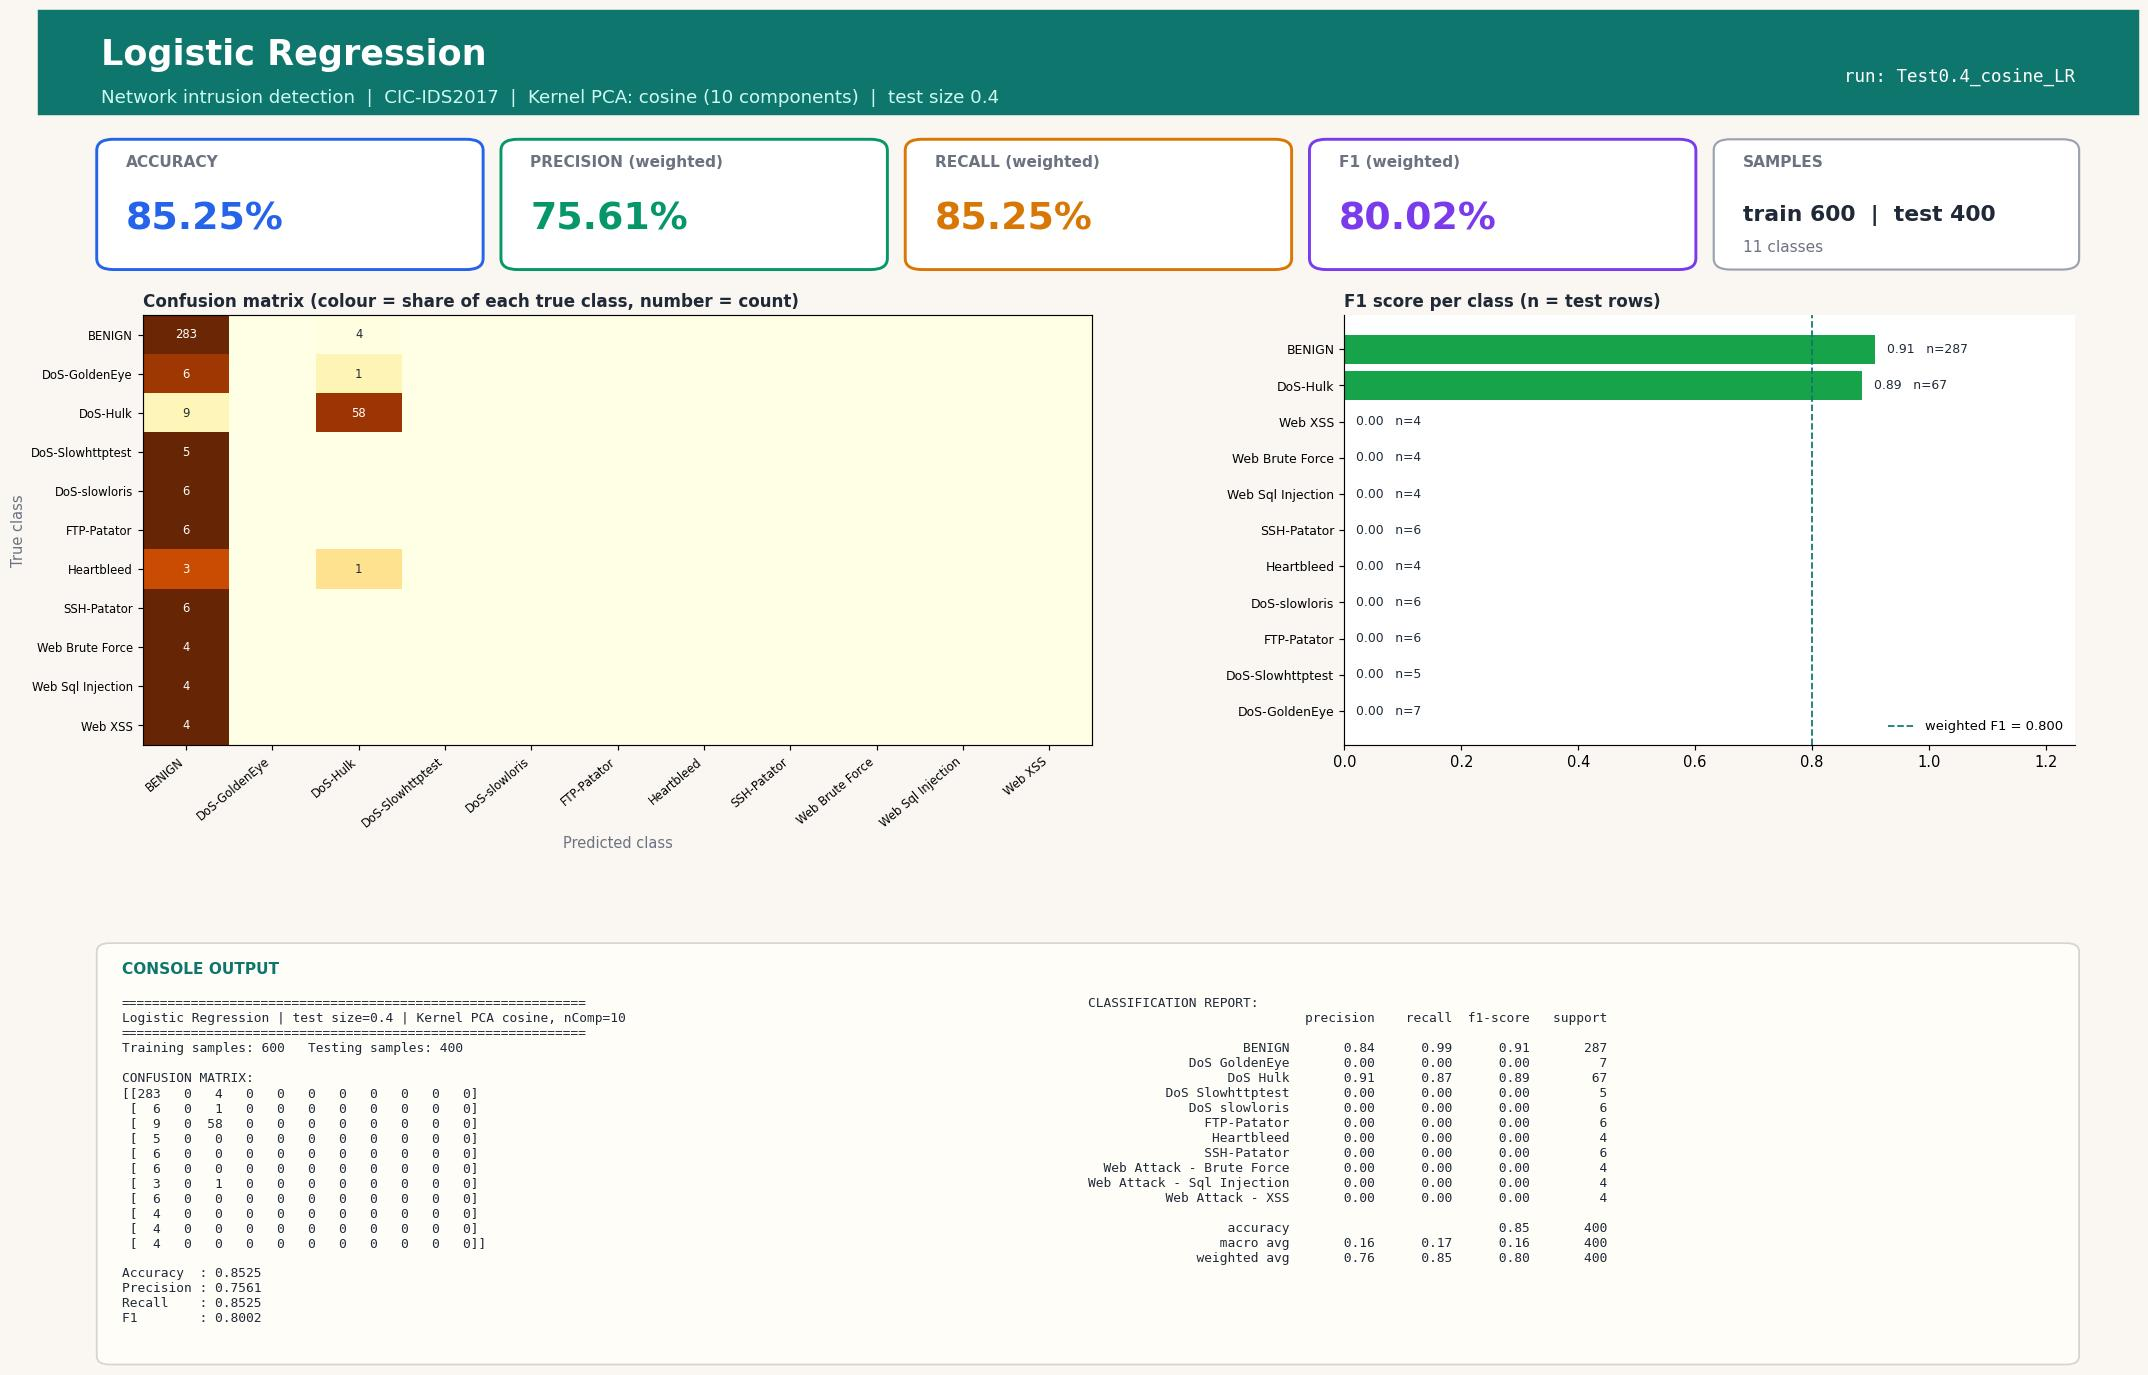

Recreate this plot in Python.
#!/usr/bin/env python3
"""Logistic Regression | Test size 0.4 | Kernel PCA kernel=cosine, n_components=10
CIC-IDS2017 (Tue+Wed+Thu-morning) 1000-row stratified sample.
Run in any IDE (Spyder / VS Code / PyCharm / Jupyter): open the file and press Run, no arguments needed.
Saves next to this file: 'Test0.4_cosine_LR.jpg' - one image with the console output (confusion matrix, metrics, classification report) plus charts."""
import json, os
import numpy as np
import matplotlib.pyplot as plt
from sklearn.decomposition import KernelPCA
from sklearn.linear_model import LogisticRegression
from sklearn.metrics import (accuracy_score, classification_report, confusion_matrix,
                             f1_score, precision_score, recall_score)
from sklearn.model_selection import train_test_split
from sklearn.preprocessing import StandardScaler

TEST_SIZE, KERNEL, N_COMP, ALG, ALG_NAME = 0.4, "cosine", 10, "LR", "Logistic Regression"
try:
    HERE = os.path.dirname(os.path.abspath(__file__))
except NameError:                      # Jupyter / interactive console
    HERE = os.getcwd()
def _find_root():                      # folder that contains data/sample.npz (works from any working directory)
    for p in (HERE, os.path.join(HERE, ".."), os.path.join(HERE, "..", ".."), os.getcwd()):
        if os.path.exists(os.path.join(p, "data", "sample.npz")):
            return os.path.abspath(p)
    raise FileNotFoundError("data/sample.npz not found - run prepare_data.py or keep the repo folder structure")
ROOT = _find_root()
tag = f"Test{TEST_SIZE}_{KERNEL}_{ALG}"

# 1. LOAD cached, cleaned sample (see prepare_data.py)
d = np.load(os.path.join(ROOT, "data", "sample.npz"), allow_pickle=True)
X, y, class_names = d["X"], d["y"], [str(c).replace("�", "-") for c in d["classes"]]

# 2. SPLIT
X_train, X_test, y_train, y_test = train_test_split(
    X, y, test_size=TEST_SIZE, random_state=42, stratify=y)

# 3. SCALE (fit on train only)
scaler = StandardScaler()
X_train = scaler.fit_transform(X_train); X_test = scaler.transform(X_test)

# 4. DIMENSIONALITY REDUCTION: Kernel PCA (fit on train only; gamma = sklearn default 1/n_features)
kpca = KernelPCA(n_components=N_COMP, kernel=KERNEL, random_state=0)
X_train = kpca.fit_transform(X_train); X_test = kpca.transform(X_test)

# 5. CLASSIFIER
classifier = LogisticRegression(max_iter=1000, solver="lbfgs", random_state=0)
classifier.fit(X_train, y_train)
y_pred = classifier.predict(X_test)

# 6. METRICS
labels = np.arange(len(class_names))
cm = confusion_matrix(y_test, y_pred, labels=labels)
res = dict(test_size=TEST_SIZE, kernel=KERNEL, n_components=N_COMP, algorithm=ALG, model=ALG_NAME,
           n_train=int(len(y_train)), n_test=int(len(y_test)),
           accuracy=accuracy_score(y_test, y_pred),
           precision=precision_score(y_test, y_pred, average="weighted", zero_division=0),
           recall=recall_score(y_test, y_pred, average="weighted", zero_division=0),
           f1=f1_score(y_test, y_pred, average="weighted", zero_division=0))
report = classification_report(y_test, y_pred, labels=labels, target_names=class_names, zero_division=0)
lines = ["=" * 60, f"{ALG_NAME} | test size={TEST_SIZE} | Kernel PCA {KERNEL}, nComp={N_COMP}", "=" * 60,
         f"Training samples: {len(y_train)}   Testing samples: {len(y_test)}", "", "CONFUSION MATRIX:", np.array2string(cm), ""]
for k in ("accuracy", "precision", "recall", "f1"): lines.append(f"{k.capitalize():10s}: {res[k]:.4f}")
lines += ["", "CLASSIFICATION REPORT:", report]
console_output = "\n".join(lines); print(console_output)

# 7. VISUAL OUTPUT: ONE report-style image (banner, KPI cards, charts, console output) - real results only
from matplotlib.patches import FancyBboxPatch, Rectangle
short = [c.replace("Web Attack - ", "Web ").replace("DoS ", "DoS-") for c in class_names]
rep = classification_report(y_test, y_pred, labels=labels, target_names=class_names, zero_division=0, output_dict=True)
cmn = cm / np.maximum(cm.sum(axis=1, keepdims=True), 1)          # row-normalised = per-class recall
INK, MUTED, BG, ACC = "#1f2937", "#6b7280", "#faf7f2", "#0f766e"
fig = plt.figure(figsize=(20, 13.2), dpi=105, facecolor=BG)
fig.add_artist(Rectangle((0, 0.925), 1, 0.075, transform=fig.transFigure, color=ACC, zorder=0))
fig.text(0.03, 0.968, f"{ALG_NAME}", fontsize=24, fontweight="bold", color="white", va="center")
fig.text(0.03, 0.937, f"Network intrusion detection  |  CIC-IDS2017  |  Kernel PCA: {KERNEL} ({N_COMP} components)  |  test size {TEST_SIZE}",
         fontsize=12.5, color="#ccfbf1", va="center")
fig.text(0.97, 0.952, f"run: {tag}", fontsize=12, color="white", ha="right", va="center", family="monospace")

# KPI cards
cards = [("ACCURACY", res["accuracy"], "#2563eb"), ("PRECISION (weighted)", res["precision"], "#059669"),
         ("RECALL (weighted)", res["recall"], "#d97706"), ("F1 (weighted)", res["f1"], "#7c3aed")]
for i, (lab, v, col) in enumerate(cards):
    x0 = 0.03 + i * 0.1925
    fig.add_artist(FancyBboxPatch((x0, 0.815), 0.18, 0.09, boxstyle="round,pad=0.002,rounding_size=0.008", transform=fig.transFigure,
                                  facecolor="white", edgecolor=col, linewidth=2))
    fig.text(x0 + 0.012, 0.887, lab, fontsize=10.5, color=MUTED, fontweight="bold")
    fig.text(x0 + 0.012, 0.842, f"{v * 100:.2f}%", fontsize=26, color=col, fontweight="bold")
fig.add_artist(FancyBboxPatch((0.80, 0.815), 0.17, 0.09, boxstyle="round,pad=0.002,rounding_size=0.008", transform=fig.transFigure,
                              facecolor="white", edgecolor="#9ca3af", linewidth=1.5))
fig.text(0.812, 0.887, "SAMPLES", fontsize=10.5, color=MUTED, fontweight="bold")
fig.text(0.812, 0.848, f"train {res['n_train']}  |  test {res['n_test']}", fontsize=15, color=INK, fontweight="bold")
fig.text(0.812, 0.826, f"{len(class_names)} classes", fontsize=10.5, color=MUTED)

gs = fig.add_gridspec(1, 2, left=0.05, right=0.97, top=0.78, bottom=0.47, wspace=0.30, width_ratios=[1.3, 1])
ax1 = fig.add_subplot(gs[0, 0]); ax2 = fig.add_subplot(gs[0, 1])
for ax in (ax1, ax2): ax.set_facecolor("white")
im = ax1.imshow(cmn, cmap="YlOrBr", vmin=0, vmax=1, aspect="auto")
ax1.set_xticks(labels); ax1.set_yticks(labels); ax1.set_xticklabels(short, rotation=40, ha="right", fontsize=8); ax1.set_yticklabels(short, fontsize=8)
ax1.set_title("Confusion matrix (colour = share of each true class, number = count)", loc="left", fontsize=11.5, color=INK, fontweight="bold")
ax1.set_xlabel("Predicted class", color=MUTED); ax1.set_ylabel("True class", color=MUTED)
for a_ in labels:
    for b_ in labels:
        if cm[a_, b_]: ax1.text(b_, a_, cm[a_, b_], ha="center", va="center", fontsize=8, color="white" if cmn[a_, b_] > 0.6 else INK)
f1s = [rep[c]["f1-score"] for c in class_names]; sup = [int(rep[c]["support"]) for c in class_names]
order = np.argsort(f1s)
cols = ["#dc2626" if f1s[i] < 0.34 else "#f59e0b" if f1s[i] < 0.67 else "#16a34a" for i in order]
ax2.barh(range(len(order)), [f1s[i] for i in order], color=cols)
ax2.set_yticks(range(len(order))); ax2.set_yticklabels([short[i] for i in order], fontsize=8.5); ax2.set_xlim(0, 1.25)
ax2.set_title("F1 score per class (n = test rows)", loc="left", fontsize=11.5, color=INK, fontweight="bold")
for k, i in enumerate(order): ax2.text(f1s[i] + 0.02, k, f"{f1s[i]:.2f}   n={sup[i]}", va="center", fontsize=8.5, color=INK, zorder=5, bbox=dict(facecolor="white", edgecolor="none", pad=1))
for sp in ("top", "right"): ax2.spines[sp].set_visible(False)
ax2.axvline(res["f1"], color=ACC, ls="--", lw=1.2, label=f"weighted F1 = {res['f1']:.3f}"); ax2.legend(loc="lower right", fontsize=9, frameon=False)

# console output panel (same text that is printed to the console)
fig.add_artist(FancyBboxPatch((0.03, 0.025), 0.94, 0.30, boxstyle="round,pad=0.002,rounding_size=0.006", transform=fig.transFigure,
                              facecolor="#fffdf8", edgecolor="#d6d3d1", linewidth=1.2))
fig.text(0.04, 0.305, "CONSOLE OUTPUT", fontsize=10.5, color=ACC, fontweight="bold")
split_at = lines.index("CLASSIFICATION REPORT:")
fig.text(0.04, 0.288, "\n".join(lines[:split_at]), family="monospace", fontsize=8.8, color=INK, va="top")
fig.text(0.50, 0.288, "\n".join(lines[split_at:]), family="monospace", fontsize=8.8, color=INK, va="top")
plt.savefig(os.path.join(HERE, tag + ".jpg"), format="jpg", bbox_inches="tight", facecolor=BG)
if os.environ.get("ACN_NO_SHOW") != "1": plt.show()   # IDEs display the image; run_all.py disables this
plt.close()

os.makedirs(os.path.join(ROOT, "results", "json"), exist_ok=True)
with open(os.path.join(ROOT, "results", "json", tag + ".json"), "w") as f: json.dump(res, f)
